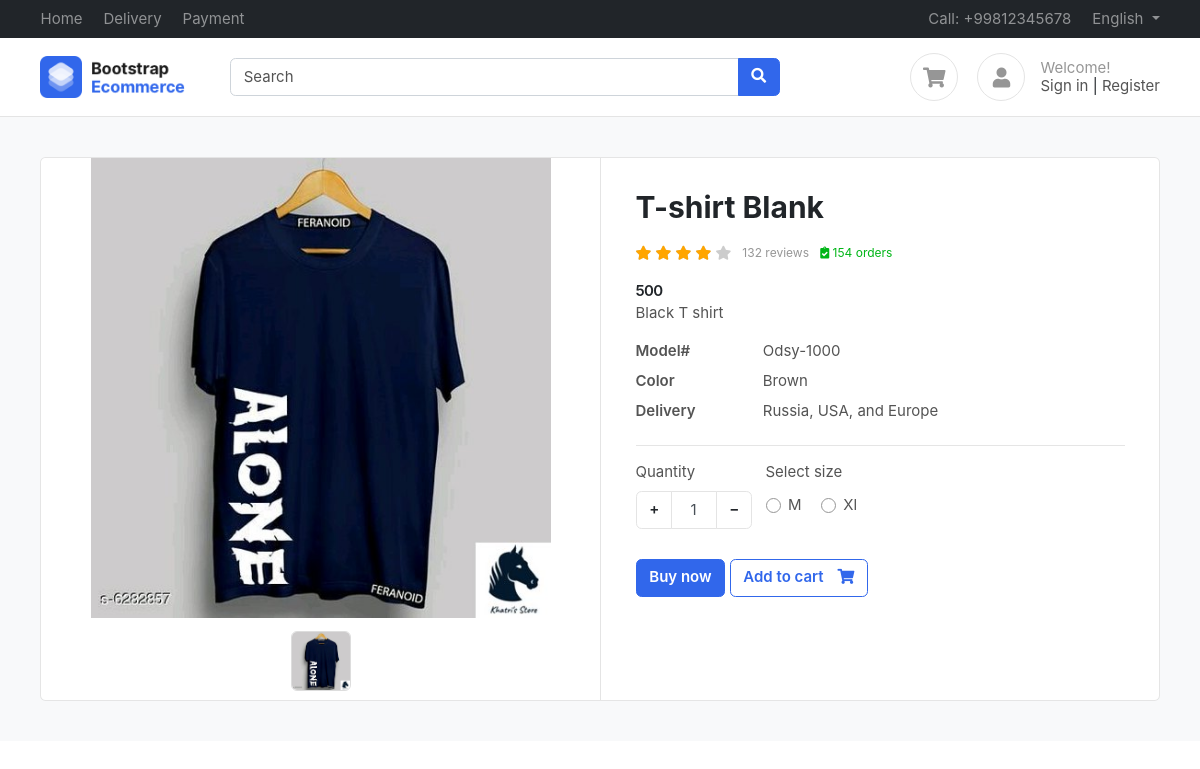
Screenshot of /product/t-shirt-blank/ with the database file from the repository.
### products/models.py (models this page shows, shortened)
class Product(BaseModel):
    product_name=models.CharField(max_length=100)
    category=models.ForeignKey(Category,on_delete=models.CASCADE,related_name="products")
    price=models.IntegerField()
    product_description=models.TextField()
    slug=models.SlugField(unique=True,null=True,blank=True)
    color_variant=models.ManyToManyField(ColorVariant,blank=True)
    size_variant=models.ManyToManyField(SizeVariant,blank=True)
    discount_price = models.DecimalField(max_digits=10, decimal_places=2, blank=True, null=True)

class  ProductImage(BaseModel):
    product=models.ForeignKey(Product,on_delete=models.CASCADE,related_name="product_images")
    image=models.ImageField(upload_to="product")

class SizeVariant(BaseModel):
    size_name = models.CharField(max_length=100)
    price=models.IntegerField(default=0)

### products/views.py (the view)
# urls.py: path('<slug>/', get_product, name="get_product"),
def get_product(request, slug):
    try:
       product = Product.objects.get(slug=slug)
       context = {'product': product}
       if request.GET.get('size'):
           size = request.GET.get('size')
           price = product.get_product_price_by_size(size)
           context['selected_size'] = size
           context['updated_price'] = price
       return render(request, 'product/product.html', context=context)
    except Exception as e:
        print(e)

### templates/product/product.html (shortened to what this page needs)
{% extends "base/base.html"%}
{%  block start %}
<section class="section-content padding-y bg">
    <div class="container">
    <div class="card">
        <div class="row no-gutters">
            <aside class="col-md-6">
                <article class="gallery-wrap">
                    <div class="img-big-wrap">
                        <div> <a href="#"><img src="/media/{{product.product_images.first.image}}"></a></div>
                    </div>
                    <div class="thumbs-wrap">
                        {% for image in product.product_images.all %}
                            <a href="#" class="item-thumb"> <img src="/media/{{image.image}}"></a>
                        {% endfor %}
                    </div>
                </article>
            </aside>
            <main class="col-md-6 border-left">
                <article class="content-body">
                    <h2 class="title">{{product.product_name}}</h2>
                    <div class="rating-wrap my-3">
                        <ul class="rating-stars">
                            <li style="width:80%" class="stars-active">
                                <i class="fa fa-star"></i> <i class="fa fa-star"></i>
                                <i class="fa fa-star"></i> <i class="fa fa-star"></i>
                            </li>
                            <li>
                                <i class="fa fa-star"></i> <i class="fa fa-star"></i>
                                <i class="fa fa-star"></i> <i class="fa fa-star"></i>
                                <i class="fa fa-star"></i>
                            </li>
                        </ul>
                        <small class="label-rating text-muted">132 reviews</small>
                        <small class="label-rating text-success"> <i class="fa fa-clipboard-check"></i> 154 orders </small>
                    </div>
                    <div class="price-wrap">
                        <var class="price">
                            {% if updated_price %}
                                {{ updated_price }}
                            {% else %}
                                {{ product.price }}
                            {% endif %}
                        </var>
                    </div>
                    <p>{{product.product_description}}</p>
                    <dl class="row">
                        <dt class="col-sm-3">Model#</dt>
                        <dd class="col-sm-9">Odsy-1000</dd>
                        <dt class="col-sm-3">Color</dt>
                        <dd class="col-sm-9">Brown</dd>
                        <dt class="col-sm-3">Delivery</dt>
                        <dd class="col-sm-9">Russia, USA, and Europe </dd>
                    </dl>
                    <hr>
                    <div class="form-row">
                        <div class="form-group col-md flex-grow-0">
                            <label>Quantity</label>
                            <div class="input-group mb-3 input-spinner">
                                <div class="input-group-prepend">
                                    <button class="btn btn-light" type="button" id="button-plus"> + </button>
                                </div>
                                <input id="quantity-input" type="text" class="form-control" value="1">
                                <div class="input-group-append">
                                    <button class="btn btn-light" type="button" id="button-minus"> − </button>
                                </div>
                            </div>
                        </div>
                        {% if product.size_variant.count %}
                        <div class="form-group col-md">
                                <label>Select size</label>
                                <div class="mt-1">
                                {% for size in product.size_variant.all %}
                                    <label class="custom-control custom-radio custom-control-inline">
                                    <div class="custom-control-label">{{size.size_name}}</div>
                                    </label>
                                {% endfor %}
                                </div>
                        </div>
                        {% endif %}
                    </div>
                    <a href="#" class="btn  btn-primary"> Buy now </a>
                    <a href="{% url 'add_to_cart' product.uid %}?variant={{selected_size}}" class="btn btn-outline-primary"> <span class="text">Add to cart</span> <i class="fas fa-shopping-cart"></i>  </a>
                </article>
            </main>
        </div>
    </div>
    </div>
</section>
{% endblock %}

### public/static/css/ui.css (style rules this page uses)
html { font-family: 'Inter', sans-serif; font-size: 15px; }
.price-wrap { letter-spacing: -0.7px; }
.content-body { flex: 1 1 auto; padding: 2rem 2.3rem; }
.padding-y { padding-top: 40px; padding-bottom: 40px; }
var { font-style: normal; }
article:after, .form-group:after { display: block; clear: both; content: ""; }
.bg { background-color: #f8f9fa; }
.card .title { color: #212529; }
.btn-light { background-color: #fff; border-color: #e4e4e4; }
.btn .text + i { margin-left: 10px; }
dl[class="row"] { margin-bottom: 0; }
.price { font-weight: 600; color: #212529; }
.label-rating { margin-left: 7px; display: inline-block; vertical-align: middle; }
.rating-stars { display: inline-block; vertical-align: middle; list-style: none; margin: 0; padding: 0; position: relative; white-space: nowrap; clear: both; }
.rating-stars i { font-size: 14px; color: #ccc; display: inline; }
.rating-stars li { display: block; text-overflow: clip; white-space: nowrap; z-index: 1; }
.rating-stars li.stars-active { z-index: 2; position: absolute; top: 0; left: 0; overflow: hidden; }
.rating-stars li.stars-active i { color: orange; }
.input-spinner { width: 120px; flex-wrap: nowrap; display: inline-flex; }
.input-spinner input.form-control { text-align: center; max-width: 46px; flex-basis: 46px; border-color: #e4e4e4; flex-grow: 0; }
.input-spinner .btn { width: 36px; text-align: center; }
.gallery-wrap .img-big-wrap { margin-bottom: 10px; border-radius: 0.37rem; overflow: hidden; background-color: #fff; }
.gallery-wrap .img-big-wrap a { text-align: center; display: block; }
.gallery-wrap .img-big-wrap img { height: 460px; width: auto; display: inline-block; cursor: zoom-in; }
.gallery-wrap .thumbs-wrap { text-align: center; }
.gallery-wrap .thumbs-wrap .item-thumb { width: 60px; height: 60px; border: 1px solid #ddd; border-radius: 6px; margin: 3px; display: inline-block; overflow: hidden; }
.gallery-wrap .thumbs-wrap img { max-width: 100%; max-height: 100%; object-fit: cover; border-radius: 4px; cursor: zoom-in; }

### rows the page displays
Product: product_images.first.image (picture), product_name "T-shirt Blank", price "500", product_description "Black T shirt"
ProductImage: image (picture)
SizeVariant: size_name "M"
SizeVariant: size_name "Xl"
